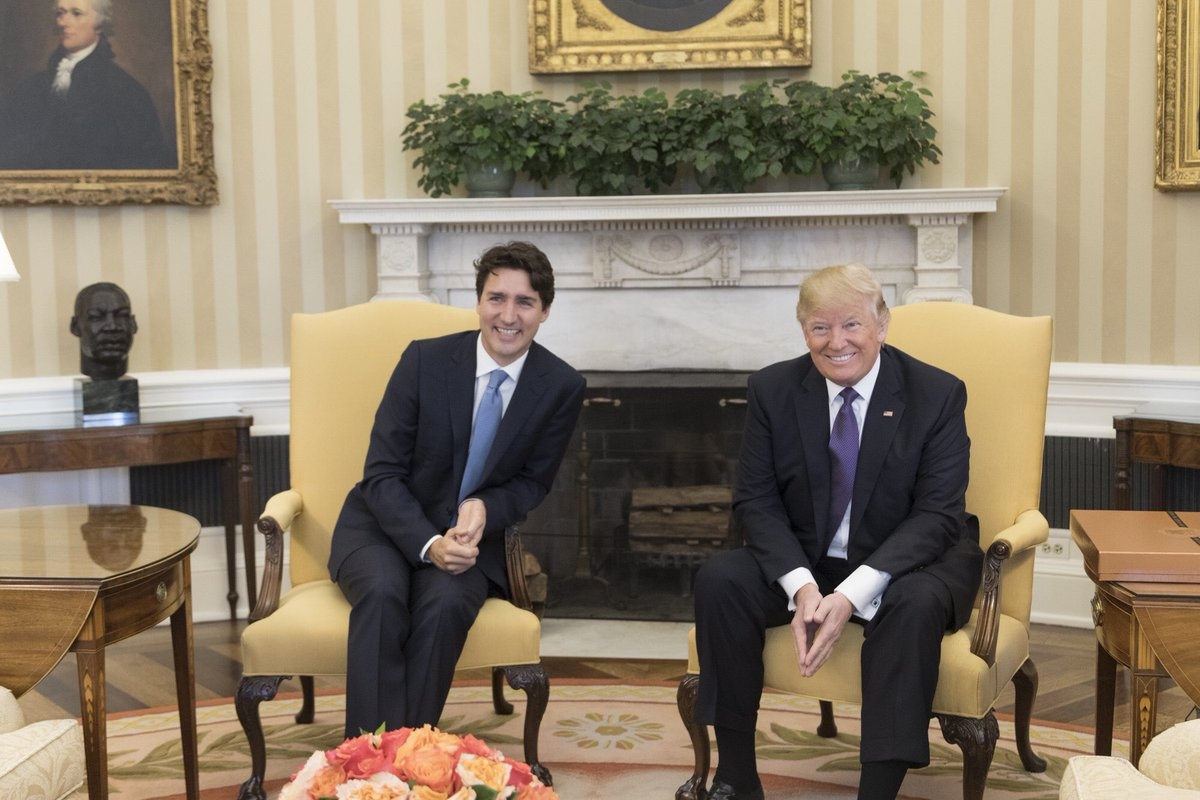
#> input picture codesss/image.jpg, 1200 x 800 px
$ python -i helpers.py   (imports and definitions only)
#> lines starting #> are read from the running program, lines starting #| are printed output that depends on the picture
# import the necessary packages
from collections import OrderedDict
import numpy as np
import cv2

# define a dictionary that maps the indexes of the facial
# landmarks to specific face regions

# For dlib’s 68-point facial landmark detector:
FACIAL_LANDMARKS_68_IDXS = OrderedDict([
    ("mouth", (48, 68)),
    ("inner_mouth", (60, 68)),
    ("right_eyebrow", (17, 22)),
    ("left_eyebrow", (22, 27)),
    ("right_eye", (36, 42)),
    ("left_eye", (42, 48)),
    ("nose", (27, 36)),
    ("jaw", (0, 17))
])

# For dlib’s 5-point facial landmark detector:
FACIAL_LANDMARKS_5_IDXS = OrderedDict([
    ("right_eye", (2, 3)),
    ("left_eye", (0, 1)),
    ("nose", (4))
])

# in order to support legacy code, we'll default the indexes to the
# 68-point model
FACIAL_LANDMARKS_IDXS = FACIAL_LANDMARKS_68_IDXS


# [252 lines left out: functions rect_to_bb, shape_to_np, get_biggest_face, visualize_facial_landmarks, get_image_dict_from_hulls, paste_alpha_img and 3 more, not called in this run]

def get_facial_landmark_dict():
    return FACIAL_LANDMARKS_IDXS


def visualize_eye_img(eye_img, use_activation=True):
    original_img = eye_img
    height, width = (eye_img.shape[0], eye_img.shape[1])
    center_x, center_y = (width // 2, height // 2)
    eye_img = eye_img.copy()
    eye_img[eye_img[..., 3] != 255] = 255  # mask non-eye pixels
    # eye_img[..., 2] = np.maximum(eye_img[..., 2] * 3, 255)  # make the red channel brighter
    eye_img = 255 - eye_img  # negate the image so the iris is bright rather than dark
    if use_activation:
        eye_img[eye_img <= np.mean(eye_img) * 1.3] = 0
    # eye_img = eye_img.astype(np.uint8)
    eye_img = cv2.cvtColor(eye_img, cv2.COLOR_BGRA2GRAY)
    cv2.imshow('negated and truncated eye image ', eye_img)
    eye_img = np.float32(eye_img)
    filter_height = int(min(width * 0.6, height * 0.6))
    filter_height = 8
    # the iris/pupil are brighter in the negated image of the eye, so we use a filter to determine its location
    conv_kernel = cv2.getStructuringElement(cv2.MORPH_ELLIPSE, (filter_height, filter_height)).astype(np.float32)
    conv_kernel -= 0.5
    # conv_kernel /= (filter_height * filter_height)  # normalize the sum of the kernel
    eye_img = cv2.filter2D(eye_img, -1, conv_kernel)
    if use_activation:
        eye_img[eye_img <= np.mean(eye_img) * 1.3] = 0
    cv2.imshow('1st conv + truncation ', eye_img)
    eye_img = cv2.filter2D(eye_img, -1, conv_kernel)
    cv2.imshow('2nd conv ', eye_img)
    # eye_img = cv2.filter2D(eye_img, -1, conv_kernel)
    # eye_img = cv2.filter2D(eye_img, -1, conv_kernel)
    # eye_img = cv2.filter2D(eye_img, -1, conv_kernel)
    top_20_max_pixels = eye_img.flatten().argsort()[-20:]
    # print(top_20_max_pixels)
    pupil_loc = np.array([0, 0])
    for p_idx in top_20_max_pixels:
        loc = np.unravel_index(p_idx, eye_img.shape)
        pupil_loc += loc
    pupil_loc //= 20
    # pupil_loc = np.unravel_index(np.argmax(eye_img), eye_img.shape)  # get the brightest point in filtered img
    pupil_loc = tuple(reversed(pupil_loc))  # (y, x) -> (x,y)
    eye_img = (eye_img - np.min(eye_img)) / (np.max(eye_img) - np.min(eye_img))
    # print(pupil_loc)
    original_img = cv2.circle(original_img, pupil_loc, 3, (255, 0, 0, 255), -1)
    # print(original_img.shape)
    cv2.imshow('Pupil location', original_img)

# [69 lines left out: function eye_to_cartoon_eye, not called in this run]

>>> import cv2
>>> picture = cv2.imread('image.jpg', cv2.IMREAD_GRAYSCALE)
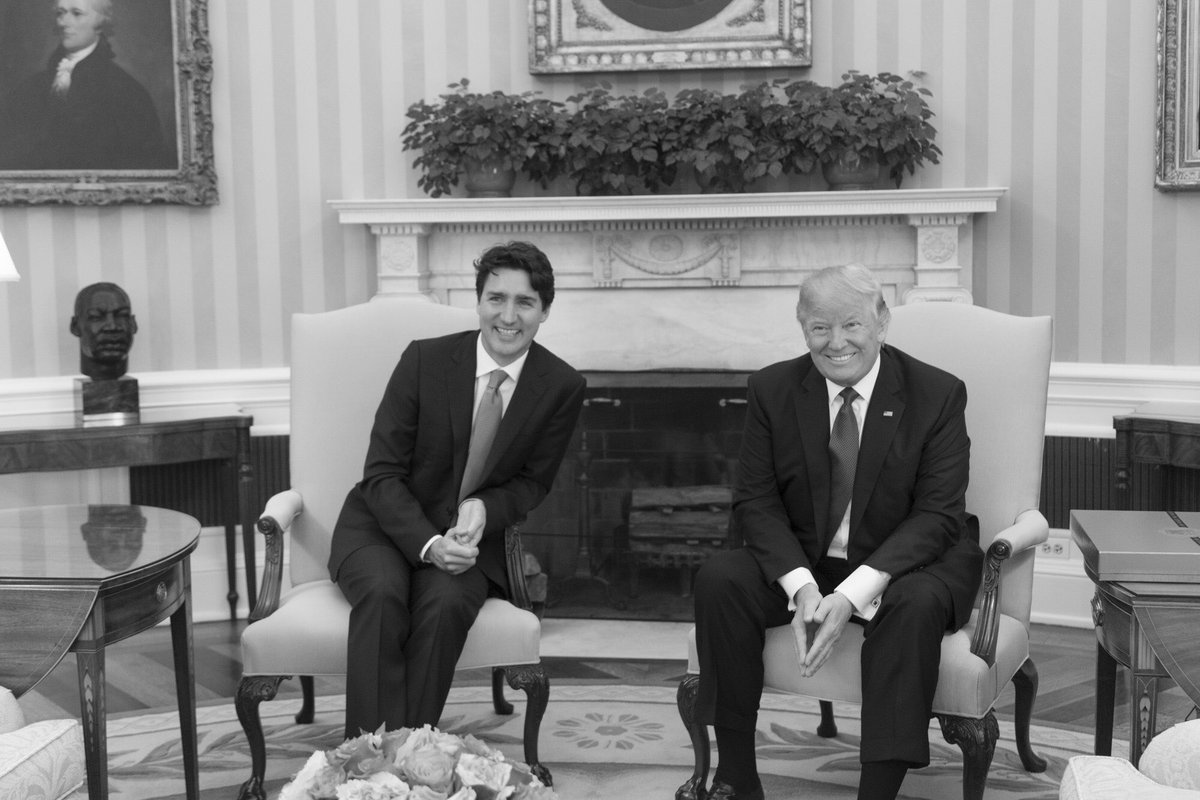
#> picture: shape (800, 1200); min 0, max 255, mean 125.5
>>> result = visualize_eye_img(picture)
#> in visualize_eye_img, `eye_img[eye_img[..., 3] != 255] = 255`:
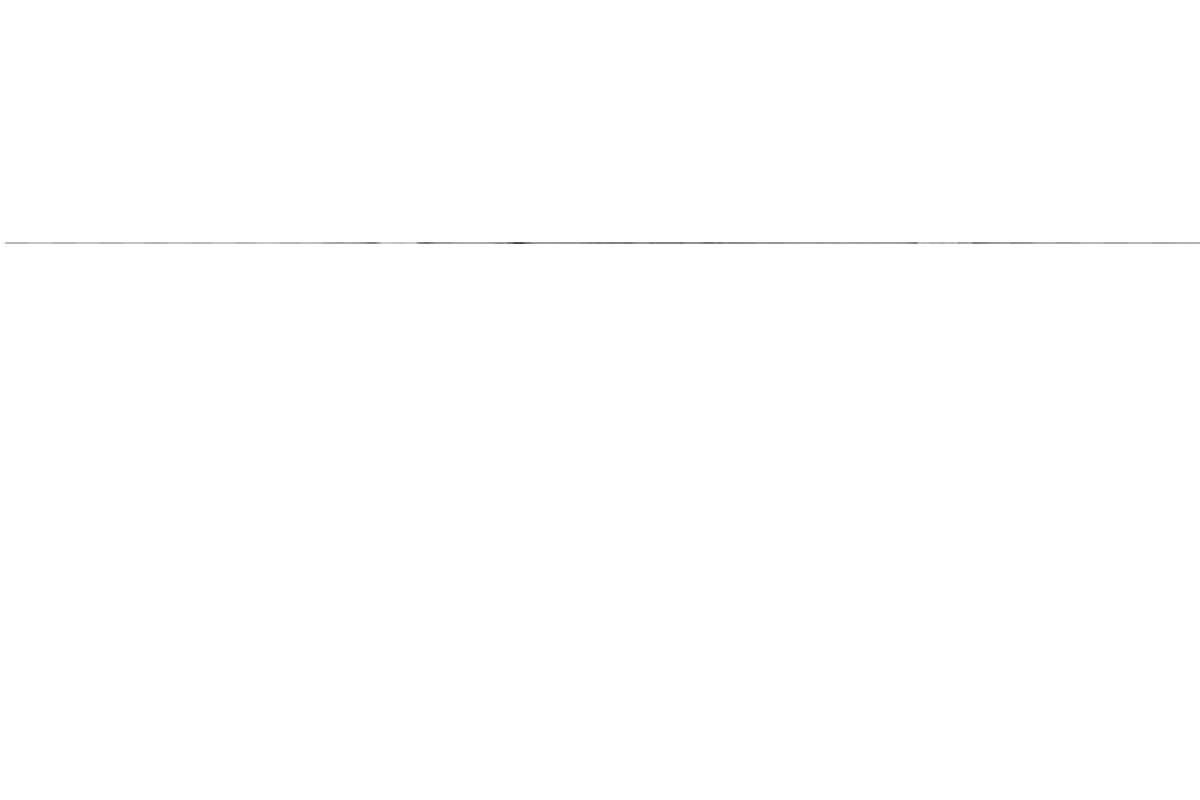
#> eye_img: shape (800, 1200); min 63, max 255, mean 254.8
#> in visualize_eye_img, `eye_img = 255 - eye_img`:
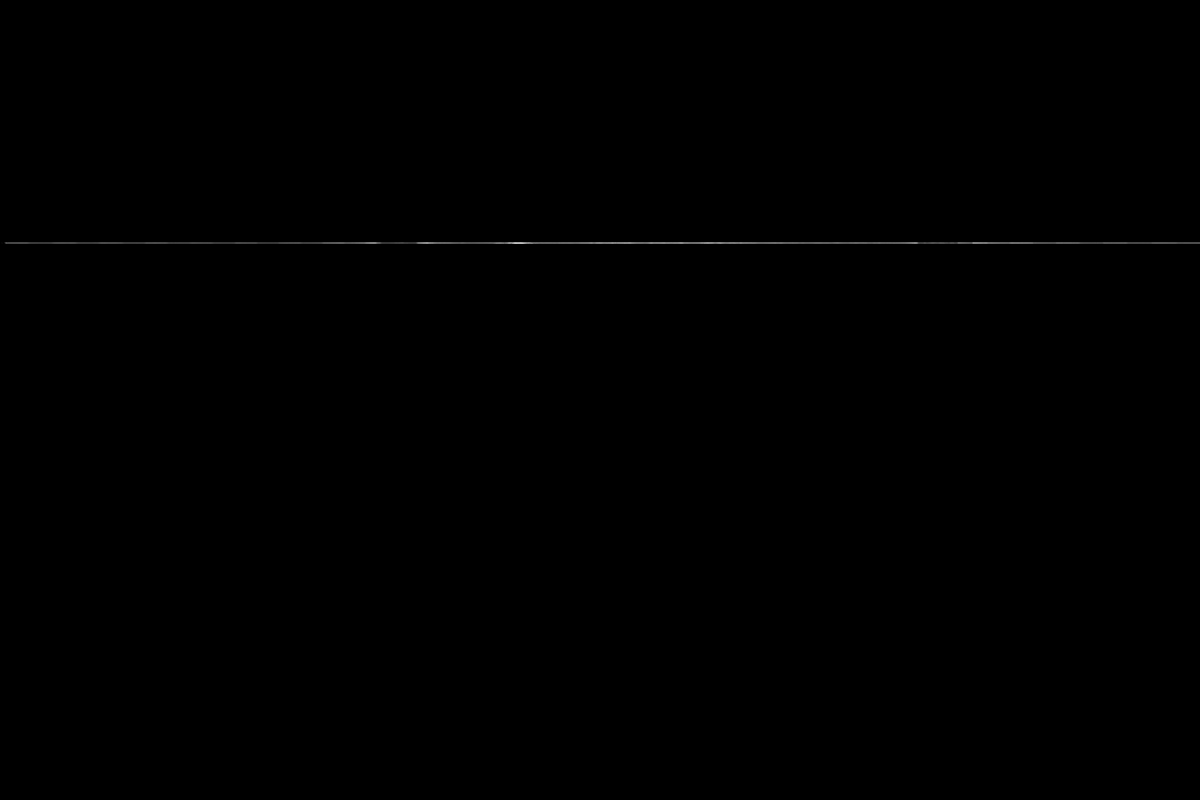
#> eye_img: shape (800, 1200); min 0, max 192, mean 0.2
#> (the run stopped early here; a loop or call above may not have finished)

$ run again, on codesss/face-detection.jpg
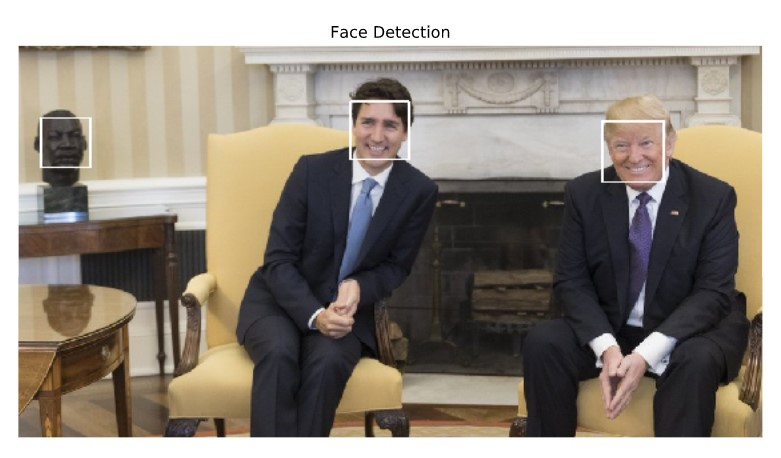
#> input picture codesss/face-detection.jpg, 781 x 458 px
#> in visualize_eye_img, `eye_img = 255 - eye_img`:
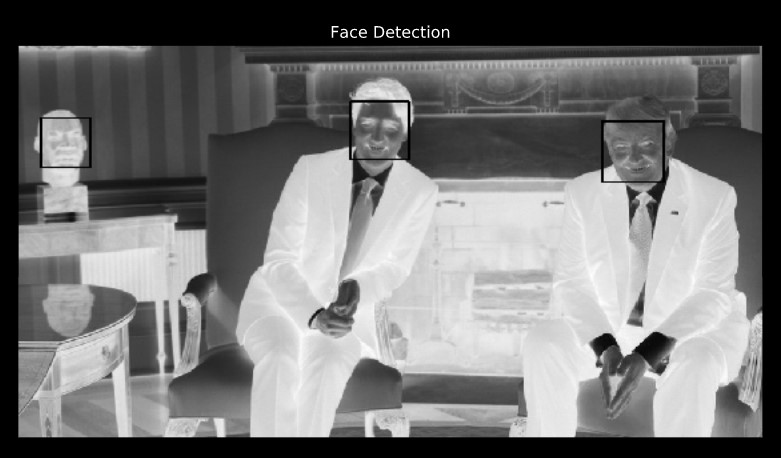
#> eye_img: shape (458, 781); min 0, max 255, mean 116.1
#> in visualize_eye_img, `eye_img[eye_img <= np.mean(eye_img) * 1.3] = 0`:
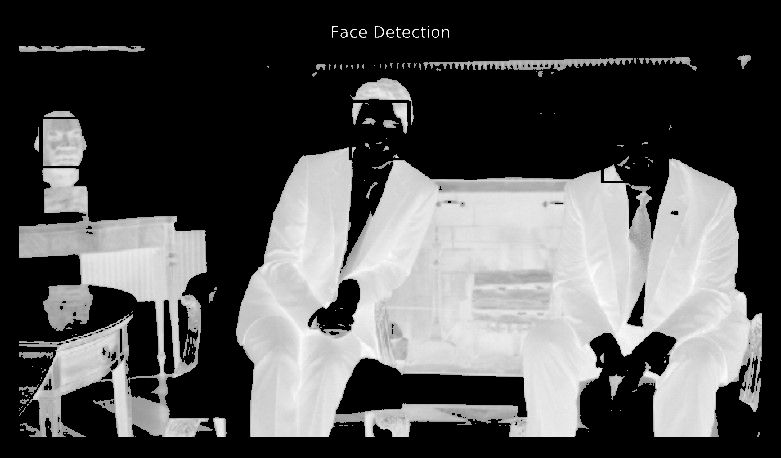
#> eye_img: shape (458, 781); min 0, max 255, mean 81.6
